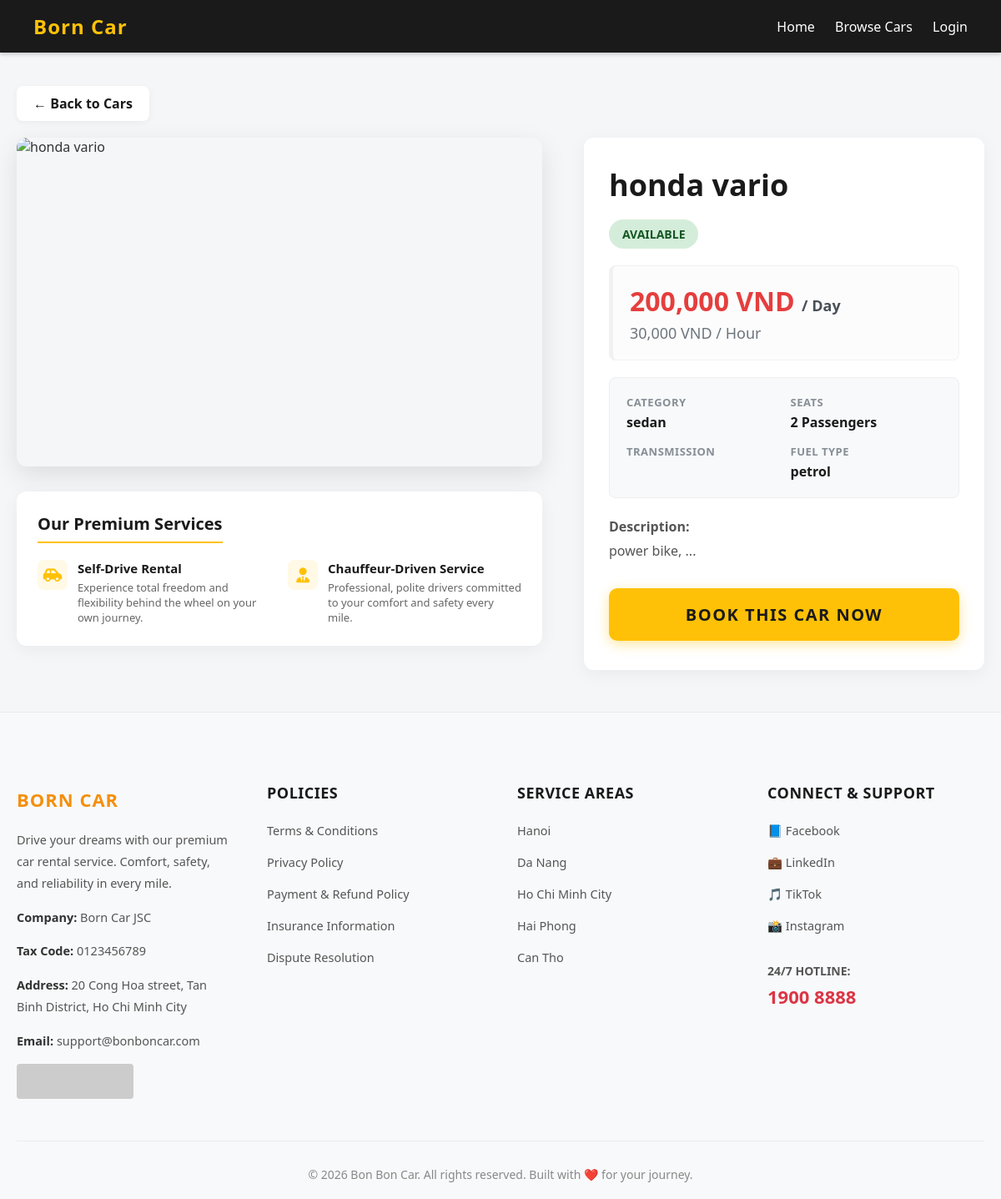
Screenshot of /index.php?action=car_detail&id=25 with the database file from the repository.
### tables this page shows
CREATE TABLE `cars` (
  `id` int(11) NOT NULL,
  `model_name` varchar(150) NOT NULL,
  `category` varchar(50) NOT NULL,
  `seats` int(11) NOT NULL,
  `fuel_type` varchar(50) NOT NULL,
  `transmission` enum('auto','manual') NOT NULL,
  `price_per_day` decimal(12,2) NOT NULL,
  `price_per_hour` decimal(12,2) NOT NULL,
  `image_url` varchar(255) DEFAULT NULL,
  `description` text DEFAULT NULL,
  `is_available` tinyint(1) DEFAULT 1,
  `created_at` timestamp NOT NULL DEFAULT current_timestamp()
);

### datafunctions/car_functions.php (called while the page is built, shortened)
<?php
function getCarById(PDO $db, int $car_id): array {
    try {
        $sql = "SELECT id, model_name, category, seats, fuel_type, transmission, price_per_day, price_per_hour, image_url, description, is_available
                FROM cars
                WHERE id = :id";
        $stmt = $db->prepare($sql);
        $stmt->execute([':id' => $car_id]);
        $car = $stmt->fetch();
        if ($car) {
            return [
                'success' => true,
                'data'    => $car,
                'message' => 'Car retrieved successfully.'
            ];
        } else {
            return [
                'success' => false,
                'data'    => null,
                'message' => 'Car not found.'
            ];
        }
    } catch (PDOException $e) {
        error_log("getCarById Error: " . $e->getMessage());
        return [
            'success' => false,
            'data'    => null,
            'message' => 'System error while retrieving car details.'
        ];
    }
}

### views/pages/car_detail.php (the view, shortened to what this page needs)
<!DOCTYPE html>
<html lang="en">
<head>
    <link rel="stylesheet" href="https://cdnjs.cloudflare.com/ajax/libs/font-awesome/6.4.0/css/all.min.css">
</head>
<body>
<div class="navbar">
    <div class="logo"><strong>Born Car</strong></div>
    <div class="nav-links">
        <a href="index.php?action=home">Home</a>
        <a href="index.php?action=browse_cars">Browse Cars</a>
        <?php if (isset($_SESSION['user'])): ?>
            <?php if (isset($_SESSION['user']['role']) && $_SESSION['user']['role'] === 'admin'): ?>
            <?php endif; ?>
            <a href="index.php?action=my_bookings">My Bookings</a>
            <a href="index.php?action=logout">Logout (<?= htmlspecialchars($_SESSION['user']['fullname']) ?>)</a>
        <?php else: ?>
            <a href="index.php?action=login_form">Login</a>
        <?php endif; ?>
    </div>
</div>
<div class="car-detail-container">
    <div class="top-actions">
        <a href="index.php?action=browse_cars" class="btn-back">&larr; Back to Cars</a>
    </div>
    <div class="detail-wrapper">
        <div class="car-image-col">
            <img
                src="<?= !empty($car['image_url']) ? htmlspecialchars($car['image_url']) : 'https://images.unsplash.com/photo-1494976388531-d1058494cdd8?auto=format&fit=crop&w=1200&q=80' ?>"
                alt="<?= htmlspecialchars($car['model_name']) ?>"
                onerror="this.src='https://images.unsplash.com/photo-1494976388531-d1058494cdd8?auto=format&fit=crop&w=1200&q=80'"
            >
            <div class="essential-services">
                <div class="services-title">Our Premium Services</div>
                <div class="services-grid">
                    <div class="service-item">
                        <div class="service-icon"><i class="fas fa-car-side"></i></div>
                        <div class="service-text">
                            <h4>Self-Drive Rental</h4>
                            <p>Experience total freedom and flexibility behind the wheel on your own journey.</p>
                        </div>
                    </div>
                    <div class="service-item">
                        <div class="service-icon"><i class="fas fa-user-tie"></i></div>
                        <div class="service-text">
                            <h4>Chauffeur-Driven Service</h4>
                            <p>Professional, polite drivers committed to your comfort and safety every mile.</p>
                        </div>
                    </div>
                </div>
            </div>
        </div>
        <div class="car-info-col">
            <h1 class="car-title"><?= htmlspecialchars($car['model_name']) ?></h1>
            <?php if ($car['is_available'] == 1): ?>
                <span class="availability-badge badge-available">Available</span>
            <?php else: ?>
                <span class="availability-badge badge-unavailable">Not Available</span>
            <?php endif; ?>
            <div class="price-box">
                <p class="price-day"><?= number_format($car['price_per_day'], 0, '.', ',') ?> VND <span>/ Day</span></p>
                <p class="price-hour"><?= number_format($car['price_per_hour'], 0, '.', ',') ?> VND / Hour</p>
            </div>
            <div class="car-specs">
                <div class="spec-item">
                    <strong>Category</strong>
                    <?= htmlspecialchars($car['category']) ?>
                </div>
                <div class="spec-item">
                    <strong>Seats</strong>
                    <?= htmlspecialchars($car['seats']) ?> Passengers
                </div>
                <div class="spec-item">
                    <strong>Transmission</strong>
                </div>
                <div class="spec-item">
                    <strong>Fuel Type</strong>
                    <?= htmlspecialchars($car['fuel_type']) ?>
                </div>
            </div>
            <div class="car-desc">
                <strong>Description:</strong><br>
                <?= !empty($car['description']) ? nl2br(htmlspecialchars($car['description'])) : 'No additional information available for this vehicle. Perfect condition and ready to drive.' ?>
            </div>
            <?php if ($car['is_available'] == 1): ?>
                <a href="index.php?action=book_form&car_id=<?= htmlspecialchars($car['id']) ?>" class="btn-book">Book This Car Now</a>
            <?php else: ?>
                <a href="#" class="btn-book disabled">Currently Unavailable</a>
            <?php endif; ?>
        </div>
    </div>
</div>
<?php include __DIR__ . '/../layouts/footer.php'; ?>
</body>
</html>

### views/pages/car_detail.php (style rules this page uses)
body { font-family: 'Segoe UI', Tahoma, Geneva, Verdana, sans-serif; background-color: #f4f6f8; margin: 0; padding: 0; color: #333; }
.navbar { background-color: #1a1a1a; color: #fff; padding: 15px 40px; display: flex; justify-content: space-between; align-items: center; box-shadow: 0 2px 5px rgba(0,0,0,0.2); }
.navbar .logo strong { font-size: 24px; color: #ffc107; letter-spacing: 1px; }
.navbar a { color: #fff; text-decoration: none; margin-left: 20px; font-weight: 500; transition: color 0.3s; }
.car-detail-container { max-width: 1200px; margin: 40px auto; padding: 0 20px; }
.top-actions { margin-bottom: 20px; }
.btn-back { display: inline-flex; text-decoration: none; color: #1a1a1a; font-weight: 600; font-size: 16px; padding: 10px 20px; background: #fff; border-radius: 8px; box-shadow: 0 2px 8px rgba(0,0,0,0.05); transition: all 0.3s; }
.detail-wrapper { display: flex; gap: 50px; align-items: stretch; }
.car-image-col { flex: 1.5; }
.car-image-col img { width: 100%; height: auto; aspect-ratio: 16/10; object-fit: cover; border-radius: 12px; box-shadow: 0 10px 30px rgba(0,0,0,0.1); display: block; }
.car-info-col { flex: 1; background: #fff; padding: 35px 30px; border-radius: 12px; box-shadow: 0 5px 20px rgba(0,0,0,0.05); display: flex; flex-direction: column; gap: 20px; }
.essential-services { margin-top: 30px; background: #fff; padding: 25px; border-radius: 12px; box-shadow: 0 5px 20px rgba(0,0,0,0.05); }
.services-title { font-size: 20px; font-weight: 700; margin-bottom: 20px; color: #1a1a1a; border-bottom: 2px solid #ffc107; padding-bottom: 8px; display: inline-block; }
.services-grid { display: grid; grid-template-columns: repeat(auto-fit, minmax(200px, 1fr)); gap: 20px; }
.service-item { display: flex; align-items: flex-start; gap: 12px; }
.service-icon { background: #fff9e6; color: #ffc107; width: 36px; height: 36px; border-radius: 8px; display: flex; align-items: center; justify-content: center; font-size: 18px; flex-shrink: 0; }
.service-text h4 { margin: 0 0 4px 0; font-size: 15px; color: #1a1a1a; font-weight: 600; }
.service-text p { margin: 0; font-size: 13px; color: #666; line-height: 1.4; }
.car-title { font-size: 36px; margin: 0; color: #1a1a1a; font-weight: 800; line-height: 1.2; }
.availability-badge { align-self: flex-start; padding: 8px 16px; border-radius: 20px; font-size: 14px; font-weight: bold; text-transform: uppercase; }
.badge-available { background: #d4edda; color: #155724; }
.price-box { background: #fcfcfc; border-left: 5px solid #ffc107; padding: 20px; border-radius: 8px; border: 1px solid #f1f1f1; border-left-width: 5px; }
.price-day { font-size: 32px; color: #e53e3e; font-weight: 800; margin: 0 0 5px; }
.price-day span { font-size: 18px; color: #495057; font-weight: 600; }
.price-hour { font-size: 18px; color: #6c757d; margin: 0; font-weight: 500; }
.car-specs { display: grid; grid-template-columns: 1fr 1fr; gap: 15px; background: #f8f9fa; padding: 20px; border-radius: 8px; border: 1px solid #eee; }
.spec-item { font-size: 16px; color: #1a1a1a; font-weight: 600; }
.spec-item strong { display: block; font-size: 13px; color: #868e96; text-transform: uppercase; letter-spacing: 0.5px; margin-bottom: 4px; font-weight: 700; }
.car-desc { font-size: 16px; line-height: 1.8; color: #555; flex-grow: 1; }
.btn-book { text-align: center; background-color: #ffc107; color: #1a1a1a; font-size: 20px; font-weight: 800; padding: 18px; border-radius: 10px; text-decoration: none; text-transform: uppercase; letter-spacing: 1.5px; transition: all 0.3s; box-shadow: 0 4px 15px rgba(255, 193, 7, 0.4); margin-top: 10px; width: 100%; box-sizing: border-box; display: block; }

### rows the page displays
cars: model_name "honda vario", price_per_day "200,000", price_per_hour "30,000", category "sedan", seats "2", fuel_type "petrol", description "power bike, ..."
